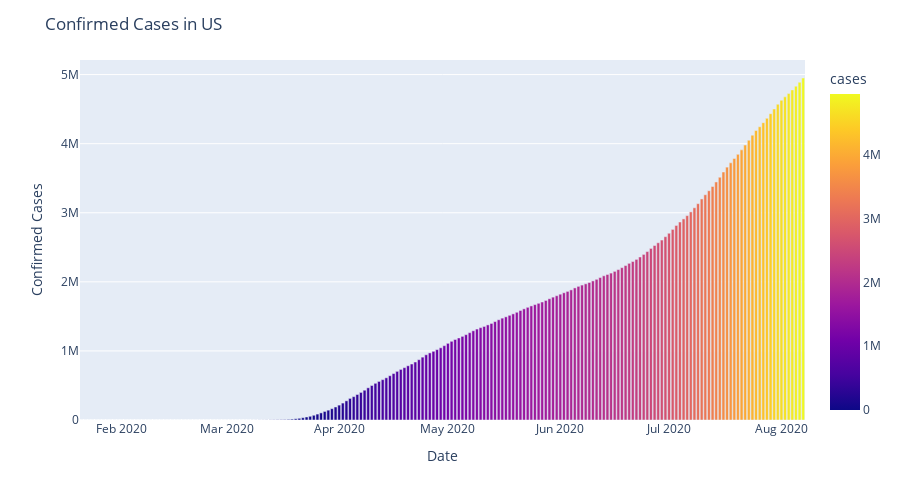

Notebook code for this chart:
### Code cell
fig = px.bar(us_agg_df, x='date', y='cases', color='cases', height=500)
#fig = px.line(us_agg_df, x='date', y='deaths', color='cases', height=500)

fig.update_layout(title='Confirmed Cases in US',
                 xaxis_title="Date",
                 yaxis_title="Confirmed Cases")

### Figure 1 — Plotly figure (JSON) as saved in the notebook; plotly's stock layout.template omitted (floating-point values rounded to 4 significant figures; data arrays with more than 128 entries replaced by an {"elided": "..."} marker saying what was removed)
{"data": [{"alignmentgroup": "True", "hovertemplate": "date=%{x}<br>cases=%{marker.color}<extra></extra>", "legendgroup": "", "marker": {"color": {"elided": "200 int values"}, "coloraxis": "coloraxis"}, "name": "", "offsetgroup": "", "orientation": "v", "showlegend": false, "textposition": "auto", "type": "bar", "x": {"elided": "200 str values"}, "xaxis": "x", "y": {"elided": "200 int values"}, "yaxis": "y"}], "layout": {"barmode": "relative", "coloraxis": {"colorbar": {"title": {"text": "cases"}}, "colorscale": [[0, "#0d0887"], [0.1111, "#46039f"], [0.2222, "#7201a8"], [0.3333, "#9c179e"], [0.4444, "#bd3786"], [0.5556, "#d8576b"], [0.6667, "#ed7953"], [0.7778, "#fb9f3a"], [0.8889, "#fdca26"], [1, "#f0f921"]]}, "height": 500, "legend": {"tracegroupgap": 0}, "margin": {"t": 60}, "title": {"text": "Confirmed Cases in US"}, "xaxis": {"anchor": "y", "domain": [0, 1], "title": {"text": "Date"}}, "yaxis": {"anchor": "x", "domain": [0, 1], "title": {"text": "Confirmed Cases"}}}}
